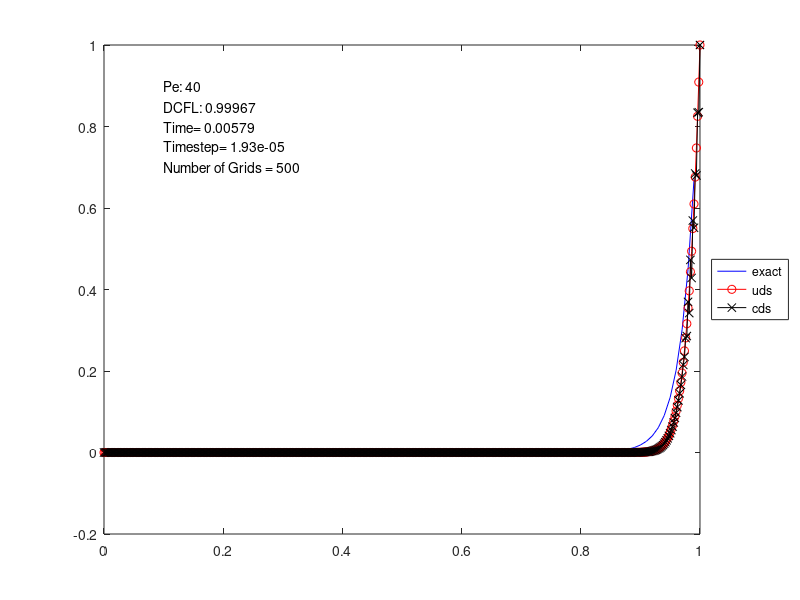

This figure's MATLAB source:
function MuS_FDM_1d_en
%
% Modeling and Simulation
% Exercise to chapter: Models with distributed parameters
%
% Dr.-Ing. Balazs Pritz, pritz@kit.edu
%
% 1D test case: convection/diffusion equation with Dirichlet boundary conditions
%
% Discretisation scheme: finite difference discretization methods
% 
% Source: Joel H. Ferziger, Milovan Peric:
% Computational Methods for Fluid Dynamics, Springer, 2002

clear all

% time step
dt=0.0000193;

% Maximum number of time steps
% (Simulation time = timestep*maxnt)
% (It is possible to terminate the calculation through an other variable than maxnt,
% you can compute the change in the solutions of two subsequent time steps
% and use it as a criteria to terminate the calculation.)
maxnt=300;

% Alternativly you can define the simulation time and calculate maxnt based on the time step.

% Convection velocity
u0=4;

% Spatial resolution
% Domain of interest: x=[0,1]
%
% We use here an equidistant grid.
% If you want to use local refinement, you have to define a vector for x(i)
% and in the equations replace dx by
% x(i)-x(i-1), x(i+1)-x(i) or x(i+1)-x(i-1).
%
% Number of grid nodes
nx=500;

nxm1=nx-1;

% Cell size
dx=1/(nxm1);

% Material properties:
% Density
%  Air
rho=1;
%  Water
%rho=998;

% Diffusion coefficient for phi
gamma=0.1;


% Initialization
phi_uds=zeros(nx,1);
phi_cds=zeros(nx,1);

% Boundary conditions for phi
phi_uds(1)=0;
phi_uds(nx)=1;

phi_cds(1)=0;
phi_cds(nx)=1;


% Peclet-number
% If you want to set a particular Pe, you can define freely rho, u or gamma
peclet=rho*u0/gamma;


% The exact solution (for this we use a better spatial resolution)
xel=zeros(100,1);
el=zeros(100,1);
for i=1:100
    xel(i)=0.01*i-0.01;
    el(i)=(exp(xel(i)*peclet) - 1.)/(exp(peclet) - 1.);
end

% To evaluate the stability DCFL will be calculated.
dcfl=0;
for i=2:nx
    %
    dcfl=max(2*gamma*dt/(dx*dx*rho) + u0*dt/dx,dcfl);
    %
end


% Spatial position of the grid nodes
x=zeros(nx,1);
for i=1:nx
    x(i)=dx*i-dx;
end


% Initialization of vectores
rhs_uds=zeros(nx,1);
rhs_cds=zeros(nx,1);


% Time loop
for nt=1:maxnt
    
    for i=2:nxm1
        % Convective term with upwind difference scheme
        konv_uds=rho*u0*((phi_uds(i)-phi_uds(i-1))/dx);  % >>> uds dphi/dx comes here for phi_uds <<<;
        
        % convective term with central difference scheme
        konv_cds=rho*u0*((phi_cds(i+1)-phi_cds(i-1))/(2*dx)); % >>> cds dphi/dx comes here for phi_cds<<<;
        
        % Diffusive term with CDS
        diff_uds=gamma*(phi_uds(i+1)-2*phi_uds(i)+phi_uds(i-1))/dx^2 ; % >>> cds d2phi/dx2 comes here for phi_uds <<<;
        diff_cds=gamma*(phi_uds(i+1)-2*phi_uds(i)+phi_uds(i-1))/dx^2 ; % >>> cds d2phi/dx2 comes here for phi_cds <<<;

        rhs_uds(i)=diff_uds-konv_uds;
        rhs_cds(i)=diff_cds-konv_cds;

    end
    
    % Calculation of new values of phi in the time with an
    % explicite Euler scheme
    for i=2:nxm1
        phi_uds(i)= phi_uds(i)+rhs_uds(i)*dt; % >>> expicit Euler comes here for phi_uds <<<;
        phi_cds(i)= phi_cds(i)+rhs_cds(i)*dt; % >>> expicit Euler comes here for phi_cds <<<;
    end

    % Simulation time
    zeit=nt*dt;

    % Graphical output of the solution
    % after each n-th iteration
    % (the generation of a plot takes computation time,
    % if you set n higher, your simulation runs faster)
    n=20;
    if rem(nt,n)==0
        figure(1)
        plot(xel,el,'-b',x,phi_uds,'-ro',x,phi_cds,'-kx');
        legend('exact','uds','cds','Location','Eastoutside');
        axis([0 1 -0.2 1])
        text(0.1,0.9,['Pe: ',num2str(peclet)])
        text(0.1,0.85,['DCFL: ',num2str(dcfl)])
        text(0.1,0.8,['Time= ',num2str(zeit)])
        text(0.1,0.75,['Timestep= ',num2str(dt)])
        text(0.1,0.7,['Number of Grids = ',num2str(nx)])
       % text(0.1,0.65,['Convection Velocity = ',num2str(u0)])
        %drawnow % in new version of matlab this command must be used
    end
   
end
%End of time loop

end
% End of function

